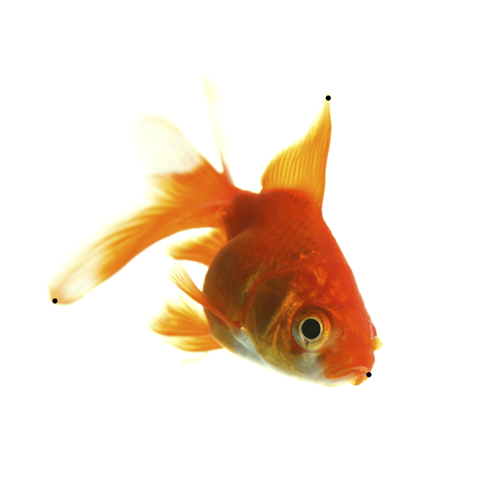
//> input picture images/Fish22.png, 500 x 477 px
$ ./homograph images/Fish22.png images/Fish3.png   (built with g++ and OpenCV 4)
//> lines starting //> are read from the running program, lines starting //| are printed output that depends on the picture
#include <stdio.h>
#include <iostream>
#include <vector>

#include <opencv2/core.hpp>
#include <opencv2/features2d.hpp>
#include <opencv2/xfeatures2d.hpp>
#include <opencv2/highgui.hpp>
#include <opencv2/calib3d/calib3d.hpp>
#include <opencv2/imgcodecs.hpp>
#include <opencv2/imgproc.hpp>

using namespace cv;
using namespace cv::xfeatures2d;

void readme();

/** @function main */
int main( int argc, char** argv )
{
  if( argc != 3 )
  { readme(); return -1; }

  Mat img_object = imread( argv[1], CV_LOAD_IMAGE_GRAYSCALE );
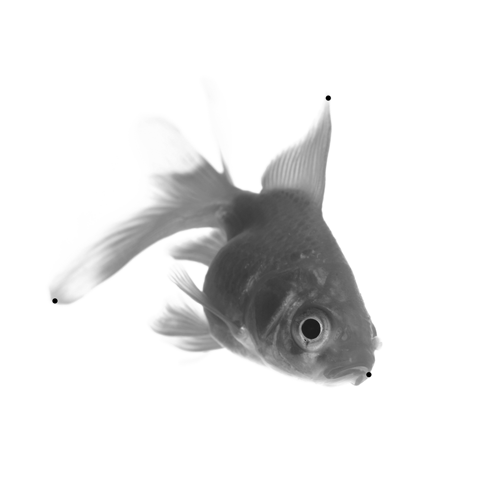
//> img_object: 477 rows x 500 cols, CV_8UC1; min 0, max 255, mean 232.7
  Mat img_scene = imread( argv[2], CV_LOAD_IMAGE_GRAYSCALE );
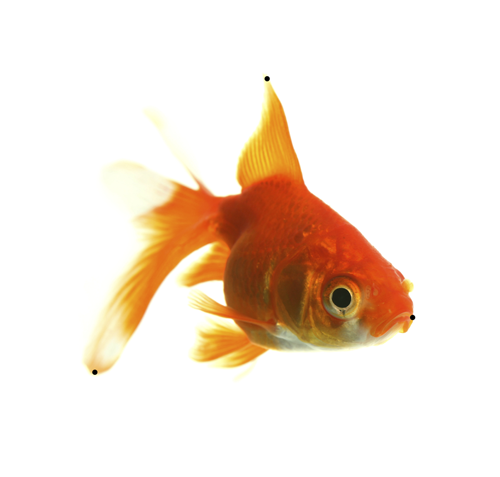
//> input picture images/Fish3.png, 500 x 477 px
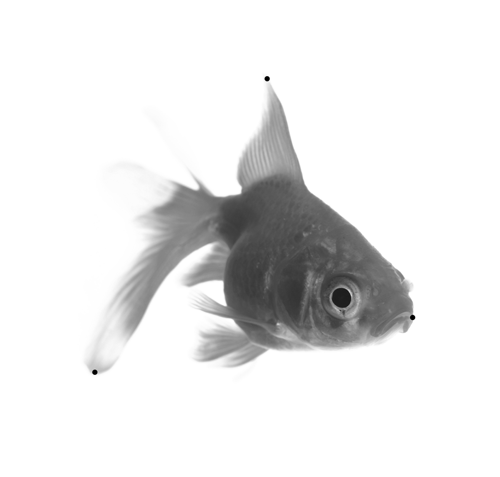
//> img_scene: 477 rows x 500 cols, CV_8UC1; min 0, max 255, mean 232.7

  if( !img_object.data || !img_scene.data )
  { std::cout<< " --(!) Error reading images " << std::endl; return -1; }

  //-- Step 1: Detect the keypoints using SURF Detector
  int minHessian = 400;

//> (the run ends here: the program stops with an error, at `Ptr<SURF> surf = SURF::create(minHessian);`)
